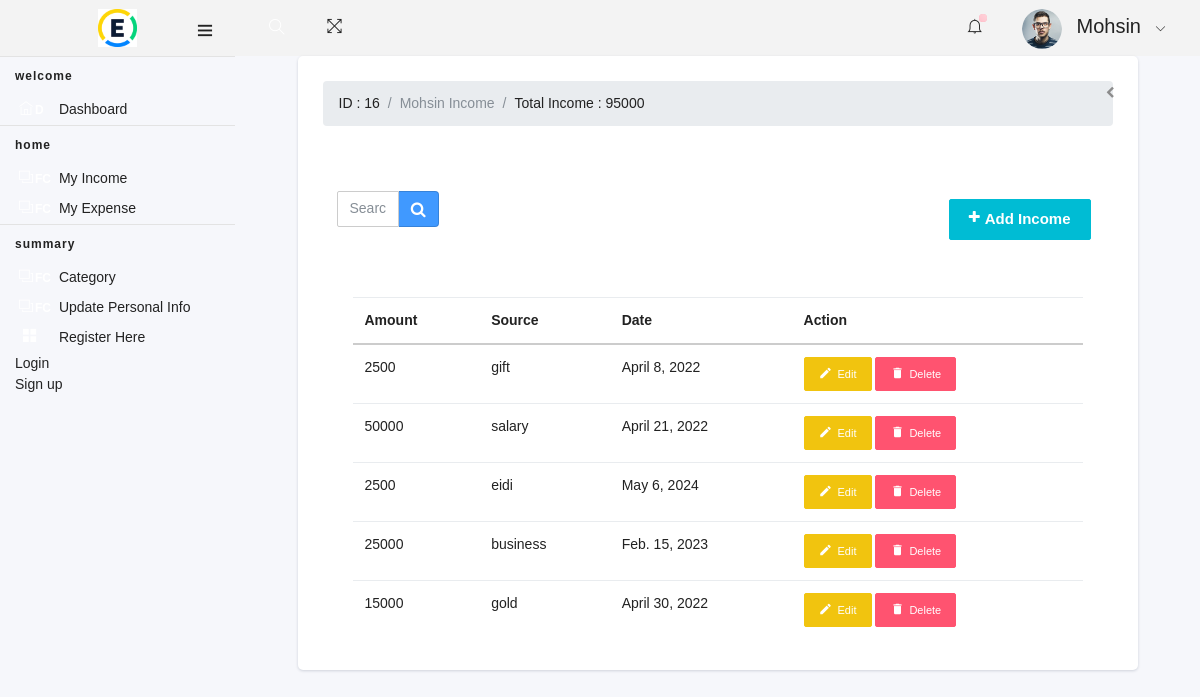
The page /list_income (signed in) on the database its author committed.
### expensesystem/models.py (models this page shows)
class Profile(models.Model):
    user= models.OneToOneField(User, on_delete=models.CASCADE ,null=True)
    bio = models.TextField(max_length=500, blank=True , null=True )
    phone_number = models.CharField(max_length=12, blank=True , null=True)
    birth_date = models.DateField(null=True, blank=True)
    profile_image=models.ImageField (default="Group-user.jpg" , null=True , blank=True)

class Income(models.Model):
    owner = models.ForeignKey(to=User, on_delete=models.CASCADE, null=True)
    income = models.IntegerField(null=True )
    source = models.CharField(null=True , max_length=255 )
    date= models.DateField(null=True)
    created_on = models.DateTimeField(auto_now_add=True)
    class Meta:
      db_table = "Income"

### expensesystem/views.py (the view)
# urls.py: path('list_income',views.list_income, name="list_income") ,
def list_income(request):
    if 'query' in request.GET:
        search = request.GET['query']
        multipleQuery = Q(Q(income__icontains=search) | Q(source__icontains=search) | Q(date__icontains=search))
        income = Income.objects.filter(
            multipleQuery, owner=request.user).order_by('date')
    else:
        income = Income.objects.filter(owner=request.user)
    total_income = 0
    for inc in income:
        total_income += inc.income
    return render(request, 'incomes/list_income.html', {'income': income, 'total_income': total_income})

### templates/incomes/list_income.html (shortened to what this page needs)
{% extends "base.html" %} {% load static %} {% block title %} Expense Manager {% endblock title %} {% block content %}
<link rel="stylesheet" href="{% static 'assets/css/stylesheet.css' %}">
<center>
    <div class="card" style="width:70% ">
        <div class="card-header ">
            <nav aria-label="breadcrumb">
                <ol class="breadcrumb">
                    <li class="breadcrumb-item">ID : {{user.id}}</li>
                    <li class="breadcrumb-item active text-capitalize  text-center">{{user.username}} Income </li>
                    <li class="breadcrumb-item">Total Income : {{total_income}}</li>
                </ol>
            </nav>
            <div class="card-header-right ">
                <ul class="list-unstyled card-option ">
                    <li><i class="fa fa-chevron-left "></i></li>
                </ul>
            </div>
        </div>
        <div class="table-title">
            <div class="row  m-4" style="justify-content: space-between;">
                <div class="col-sm-2">
                    <div class="search-container">
                        <form action="/list_income" method="get" class="input-group">
                            <input name="query" type="text" class="form-control" placeholder="Search.." name="search">
                            <button type="submit" class="input-group-addon"><i class="fa fa-search"></i></button>
                        </form>
                    </div>
                </div>
                <span>
                    <div class="col-sm-12 mb-4 mr-5">
                        <button type="button" class="btn btn-info" data-bs-toggle="modal" data-bs-target="#addModal"
                            data-bs-whatever="@mdo"><i class="fa fa-plus"></i>
                            <span>Add Income</span></button>
                    </div>
                </span>
            </div>
        </div>
        <div class="card-block table-border-style " style="margin-left :30px ; margin-right: 30px;">
            <div class="table-responsive ">
                <table class="table table-hover ">
                    <thead>
                        <tr>
                            <th>Amount</th>
                            <th>Source</th>
                            <th>Date</th>
                            <th>Action</th>
                        </tr>
                    </thead>
                    <tbody>
                        {% for inco in income %}
                        <tr>
                            <td>{{inco.income}}</td>
                            <td>{{inco.source}}</td>
                            <td>{{inco.date}}</td>
                            <td>
                                <button class="btn btn-warning btn-sm" data-bs-toggle="modal" id="edit"
                                    data-bs-target="#editModal{{ inco.id }}" data-bs-whatever="@mdo"><i
                                        class="material-icons ">&#xE254;</i>Edit</button>
                                <button class="btn btn-danger btn-sm" data-bs-toggle="modal"
                                    data-bs-target="#deleteModal{{inco.id}}" data-bs-whatever="@mdo"><i
                                        class="material-icons">&#xE872;</i>Delete </button>
                            </td>
                        </tr>
                        {% endfor %}
                    </tbody>
                </table>
            </div>
        </div>
    </div>
</center>
{% endblock content %}

### templates/base.html (shortened to what this page needs)
<!DOCTYPE html>
<html lang="en">
{% load static %}
<head>
    <link rel="stylesheet" type="text/css" href="{% static 'assets/css/bootstrap/css/bootstrap.min.css' %}">
    <link rel="stylesheet" type="text/css" href="{% static 'assets/icon/themify-icons/themify-icons.css' %}">
    <link rel="stylesheet" type="text/css" href="{% static 'assets/icon/icofont/css/icofont.css' %}">
    <link rel="stylesheet" type="text/css" href="{% static 'assets/css/style.css' %}">
    <link rel="stylesheet" type="text/css" href="{% static 'assets/css/jquery.mCustomScrollbar.css' %}">
    <link rel="stylesheet" href="https://cdnjs.cloudflare.com/ajax/libs/font-awesome/4.7.0/css/font-awesome.min.css">
</head>
{% block body%}
<body>
    <div id="pcoded" class="pcoded">
        <div class="pcoded-container navbar-wrapper">
            <nav class="navbar header-navbar pcoded-header">
                <div class="navbar-wrapper">
                    <div class="navbar-logo">
                        <a class="mobile-menu" id="mobile-collapse" href="#!">
                            <i class="ti-menu"></i>
                        </a>
                        <a href="/dashboard">
                            <img class="img-fluid " style="width: 18%;"  src="{% static 'assets/images/log.png' %}" alt="Theme-Logo" />
                        </a>
                    </div>
                    <div class="navbar-container container-fluid">
                        <ul class="nav-left">
                            <li class="header-search">
                                <div class="main-search morphsearch-search">
                                    <div class="input-group">
                                        <input type="text" class="form-control">
                                        <span class="input-group-addon search-btn"><i class="ti-search"></i></span>
                                    </div>
                                </div>
                            </li>
                            <li>
                                <a href="#!" onclick="javascript:toggleFullScreen()">
                                    <i class="ti-fullscreen"></i>
                                </a>
                            </li>
                        </ul>
                        <ul class="nav-right">
                            <li class="header-notification">
                                <a href="#!">
                                    <i class="ti-bell"></i>
                                    <span class="badge bg-c-pink"></span>
                                </a>
                            </li>
                            <li class="user-profile header-notification">
                                <a href="#!">
                                    <img src="{{request.user.profile.profile_image.url}}" class="img-radius" alt="avatar-2.jpg">
                                    <span class="text-capitalize h5">{{request.user}}</span>
                                    <i class="ti-angle-down"></i>
                                </a>
                            </li>
                        </ul>
                    </div>
                </div>
            </nav>
            <div class="pcoded-main-container">
                <div class="pcoded-wrapper">
                    <nav class="pcoded-navbar">
                        <div class="pcoded-inner-navbar main-menu">
                            <div class="pcoded-navigatio-lavel" data-i18n="nav.category.navigation">Welcome</div>
                            <ul class="pcoded-item pcoded-left-item">
                                <li >
                                    <a href="/dashboard">
                                        <span class="pcoded-micon"><i class="ti-home"></i><b>D</b></span>
                                        <span class="pcoded-mtext" data-i18n="nav.dash.main">Dashboard</span>
                                    </a>
                                </li>
                            </ul>
                            <div class="pcoded-navigatio-lavel" data-i18n="nav.category.forms">Home</div>
                            <ul class="pcoded-item pcoded-left-item ">
                                <li>
                                    <a href="/list_income">
                                        <span class="pcoded-micon"><i class="ti-layers"></i><b>FC</b></span>
                                        <span class="pcoded-mtext" data-i18n="nav.form-components.main">My Income</span>
                                    </a>
                                </li>
                                <li>
                                    <a href="/list_expense">
                                        <span class="pcoded-micon"><i class="ti-layers"></i><b>FC</b></span>
                                        <span class="pcoded-mtext" data-i18n="nav.form-components.main">My Expense</span>
                                    </a>
                                </li>
                            </ul>
                            <div class="pcoded-navigatio-lavel" data-i18n="nav.category.forms">Summary</div>
                            <ul class="pcoded-item pcoded-left-item">
                                <li>
                                    <a href="/list_category">
                                        <span class="pcoded-micon"><i class="ti-layers"></i><b>FC</b></span>
                                        <span class="pcoded-mtext" data-i18n="nav.form-components.main">Category</span>
                                    </a>
                                </li>
                                <li>
                                    <a href="/account">
                                        <span class="pcoded-micon"><i class="ti-layers"></i><b>FC</b></span>
                                        <span class="pcoded-mtext" data-i18n="nav.form-components.main">Update Personal Info</span>
                                    </a>
                                </li>
                                <li class="pcoded-hasmenu ">
                                    <a href="javascript:void(0)">
                                        <span class="pcoded-micon"><i class="ti-layout-grid2-alt"></i></span>
                                        <span class="pcoded-mtext" data-i18n="nav.basic-components.main">Register Here</span>
                                    </a>
                                    <ul class="pcoded-submenu">
                                        <li class=" ">
                                            <a href="loginpage">
                                                <span class="pcoded-mtext" data-i18n="nav.basic-components.alert">Login</span>
                                            </a>
                                        </li>
                                        <li class=" ">
                                            <a href="registerpage">
                                                <span class="pcoded-mtext" data-i18n="nav.basic-components.breadcrumbs">Sign up</span>
                                            </a>
                                        </li>
                                    </ul>
                                </li>
                            </ul>
                    </nav>
                    {% endblock body%} {% block content%} {%endblock content%}
</body>
</html>

### templates/incomes/list_income.html (style rules this page uses)
.btn i { font-size: 14px; float: left; }
.row .btn { float: right; margin: 8px; font-weight: bold; }

### rows shown on the page
Income: income "2500", source "gift", date "April 8, 2022"
Income: income "50000", source "salary", date "April 21, 2022"
Income: income "2500", source "eidi", date "May 6, 2024"
Income: income "25000", source "business", date "Feb. 15, 2023"
Income: income "15000", source "gold", date "April 30, 2022"

### other values the page prints
{{ request.user }} "Mohsin"
{{ user.id }} "16"
{{ user.username }} "Mohsin"
{{ total_income }} "95000"
